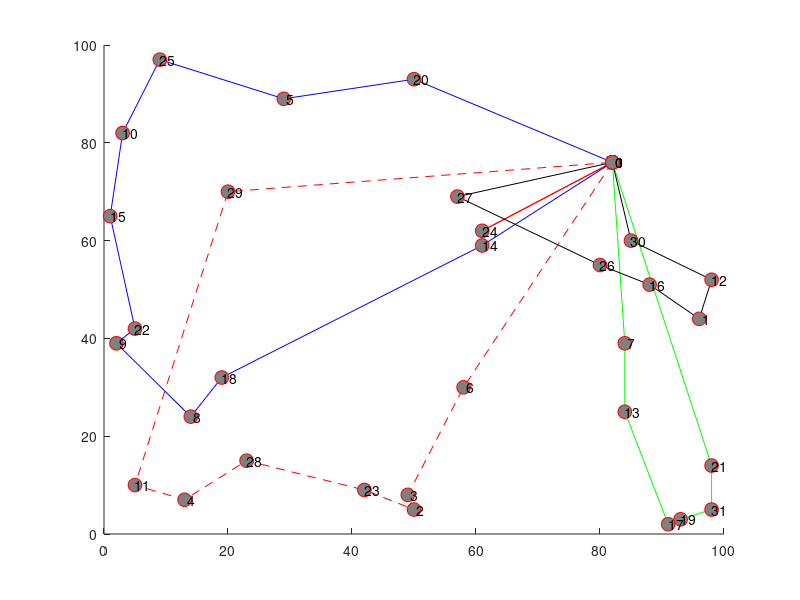

Source code (MATLAB): (Note: this script raises an error after producing the figure.)
hold on;
plot([ 82; 61; 82], [ 76; 62; 76], '-ro', 'MarkerSize', 10, 'MarkerEdgeColor', 'r', 'MarkerFaceColor', [0.5,0.5,0.5]);
text([ 82; 61; 82], [ 76; 62; 76], num2str([   0;  24;   0]));
plot([ 82; 98; 98; 93; 91; 84; 84; 82], [ 76; 14;  5;  3;  2; 25; 39; 76], '-go', 'MarkerSize', 10, 'MarkerEdgeColor', 'r', 'MarkerFaceColor', [0.5,0.5,0.5]);
text([ 82; 98; 98; 93; 91; 84; 84; 82], [ 76; 14;  5;  3;  2; 25; 39; 76], num2str([   0;  21;  31;  19;  17;  13;   7;   0]));
plot([ 82; 50; 29;  9;  3;  1;  5;  2; 14; 19; 61; 82], [ 76; 93; 89; 97; 82; 65; 42; 39; 24; 32; 59; 76], '-bo', 'MarkerSize', 10, 'MarkerEdgeColor', 'r', 'MarkerFaceColor', [0.5,0.5,0.5]);
text([ 82; 50; 29;  9;  3;  1;  5;  2; 14; 19; 61; 82], [ 76; 93; 89; 97; 82; 65; 42; 39; 24; 32; 59; 76], num2str([   0;  20;   5;  25;  10;  15;  22;   9;   8;  18;  14;   0]));
plot([ 82; 57; 80; 88; 96; 98; 85; 82], [ 76; 69; 55; 51; 44; 52; 60; 76], '-ko', 'MarkerSize', 10, 'MarkerEdgeColor', 'r', 'MarkerFaceColor', [0.5,0.5,0.5]);
text([ 82; 57; 80; 88; 96; 98; 85; 82], [ 76; 69; 55; 51; 44; 52; 60; 76], num2str([   0;  27;  26;  16;   1;  12;  30;   0]));
plot([ 82; 58; 49; 50; 42; 23; 13;  5; 20; 82], [ 76; 30;  8;  5;  9; 15;  7; 10; 70; 76], '--ro', 'MarkerSize', 10, 'MarkerEdgeColor', 'r', 'MarkerFaceColor', [0.5,0.5,0.5]);
text([ 82; 58; 49; 50; 42; 23; 13;  5; 20; 82], [ 76; 30;  8;  5;  9; 15;  7; 10; 70; 76], num2str([   0;   6;   3;   2;  23;  28;   4;  11;  29;   0]));
legend('Route 1','Route 2','Route 3','Route 4','Route 5',0);
xlabel('x');
ylabel('y');
